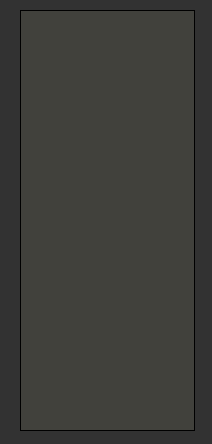
<?xml version="1.0" encoding="UTF-8"?>
<ui version="4.0">
 <class>ExtendList</class>
 <widget class="QWidget" name="ExtendList">
  <property name="geometry">
   <rect>
    <x>0</x>
    <y>0</y>
    <width>212</width>
    <height>444</height>
   </rect>
  </property>
  <property name="windowTitle">
   <string>Form</string>
  </property>
  <property name="styleSheet">
   <string notr="true">QWidget#ExtendList{
	background-color: rgb(50,50,50);
}

/*ScrollBar*/
QScrollBar:vertical
{
    width:8px;
    background:rgba(0,0,0,0%);
    margin:0px,0px,0px,0px;
    padding-top:0px; 
    padding-bottom:0px;
}
QScrollBar::handle:vertical
{
    width:8px;
    background:rgba(0,0,0,25%);
    border-radius:4px;
    min-height:20;
}
QScrollBar::handle:vertical:hover
{
    width:8px;
    background:rgba(0,0,0,50%);
    border-radius:4px;
    min-height:20;
}

QScrollBar::add-line:vertical
{
    height:0px;width:8px;
    subcontrol-position:bottom;
}
QScrollBar::sub-line:vertical
{
    height:0px;width:8px;
    subcontrol-position:top;
}
QScrollBar::add-line:vertical:hover 
{
    height:9px;width:8px;
    subcontrol-position:bottom;
}
QScrollBar::sub-line:vertical:hover
{
    height:9px;width:8px;
    subcontrol-position:top;
}
QScrollBar::add-page:vertical,QScrollBar::sub-page:vertical
{
    background:rgba(0,0,0,10%);
    border-radius:4px;
}</string>
  </property>
  <widget class="QListWidget" name="listWidget">
   <property name="geometry">
    <rect>
     <x>20</x>
     <y>10</y>
     <width>175</width>
     <height>421</height>
    </rect>
   </property>
   <property name="font">
    <font>
     <family>微软雅黑</family>
     <pointsize>-1</pointsize>
    </font>
   </property>
   <property name="styleSheet">
    <string notr="true">QListWidget{
	color:white;
	font-size:13px;
	background-color: rgba(88,90,76,100);
	border: 1px solid black;
}
/*
QListWidget::item{
	border:none;/*去掉虚线框 not outline
}
*/</string>
   </property>
   <property name="horizontalScrollBarPolicy">
    <enum>Qt::ScrollBarAlwaysOff</enum>
   </property>
  </widget>
 </widget>
 <resources/>
 <connections/>
</ui>
